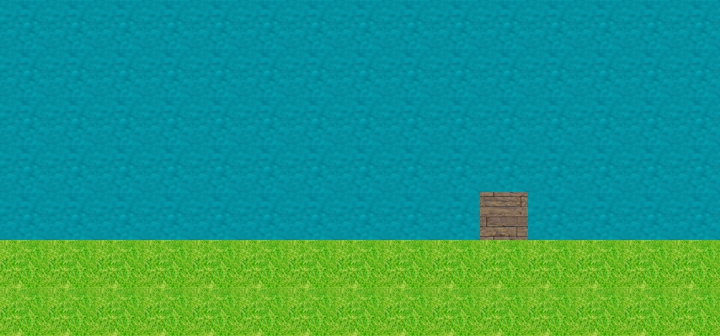

A level layout from a 2D game, rendered from its tile map. Below: a short description, then the map file with its tile-grid data intact:
An orthogonal 15x7 tile map with 48x48 px tiles, 3 tile layers (Background, Solids, Positions).

<map version="1.0" orientation="orthogonal" width="15" height="7" tilewidth="48" tileheight="48">
 <tileset firstgid="1" name="part2_tileset" tilewidth="48" tileheight="48">
  <image source="part2_tileset.png" width="576" height="480" />
  <tile id="0">
   <properties>
    <property name="Ground" value="1" />
   </properties>
  </tile>
  <tile id="4">
   <properties>
    <property name="Obstacle" value="2" />
   </properties>
  </tile>
  <tile id="106">
   <properties>
    <property name="StartPosition" value="0" />
   </properties>
  </tile>
  <tile id="107">
   <properties>
    <property name="EndPosition" value="3" />
   </properties>
  </tile>
 </tileset>
 <layer name="Background" width="15" height="7">
  <data>
   <tile gid="3" />
   <tile gid="3" />
   <tile gid="3" />
   <tile gid="3" />
   <tile gid="3" />
   <tile gid="3" />
   <tile gid="3" />
   <tile gid="3" />
   <tile gid="3" />
   <tile gid="3" />
   <tile gid="3" />
   <tile gid="3" />
   <tile gid="3" />
   <tile gid="3" />
   <tile gid="3" />
   <tile gid="3" />
   <tile gid="3" />
   <tile gid="3" />
   <tile gid="3" />
   <tile gid="3" />
   <tile gid="3" />
   <tile gid="3" />
   <tile gid="3" />
   <tile gid="3" />
   <tile gid="3" />
   <tile gid="3" />
   <tile gid="3" />
   <tile gid="3" />
   <tile gid="3" />
   <tile gid="3" />
   <tile gid="3" />
   <tile gid="3" />
   <tile gid="3" />
   <tile gid="3" />
   <tile gid="3" />
   <tile gid="3" />
   <tile gid="3" />
   <tile gid="3" />
   <tile gid="3" />
   <tile gid="3" />
   <tile gid="3" />
   <tile gid="3" />
   <tile gid="3" />
   <tile gid="3" />
   <tile gid="3" />
   <tile gid="3" />
   <tile gid="3" />
   <tile gid="3" />
   <tile gid="3" />
   <tile gid="3" />
   <tile gid="3" />
   <tile gid="3" />
   <tile gid="3" />
   <tile gid="3" />
   <tile gid="3" />
   <tile gid="3" />
   <tile gid="3" />
   <tile gid="3" />
   <tile gid="3" />
   <tile gid="3" />
   <tile gid="3" />
   <tile gid="3" />
   <tile gid="3" />
   <tile gid="3" />
   <tile gid="3" />
   <tile gid="3" />
   <tile gid="3" />
   <tile gid="3" />
   <tile gid="3" />
   <tile gid="3" />
   <tile gid="3" />
   <tile gid="3" />
   <tile gid="3" />
   <tile gid="3" />
   <tile gid="3" />
   <tile gid="0" />
   <tile gid="0" />
   <tile gid="0" />
   <tile gid="0" />
   <tile gid="0" />
   <tile gid="0" />
   <tile gid="0" />
   <tile gid="0" />
   <tile gid="0" />
   <tile gid="0" />
   <tile gid="0" />
   <tile gid="0" />
   <tile gid="0" />
   <tile gid="0" />
   <tile gid="0" />
   <tile gid="1" />
   <tile gid="1" />
   <tile gid="1" />
   <tile gid="1" />
   <tile gid="1" />
   <tile gid="1" />
   <tile gid="1" />
   <tile gid="1" />
   <tile gid="1" />
   <tile gid="1" />
   <tile gid="1" />
   <tile gid="1" />
   <tile gid="1" />
   <tile gid="1" />
   <tile gid="1" />
  </data>
 </layer>
 <layer name="Solids" width="15" height="7">
  <data>
   <tile gid="0" />
   <tile gid="0" />
   <tile gid="0" />
   <tile gid="0" />
   <tile gid="0" />
   <tile gid="0" />
   <tile gid="0" />
   <tile gid="0" />
   <tile gid="0" />
   <tile gid="0" />
   <tile gid="0" />
   <tile gid="0" />
   <tile gid="0" />
   <tile gid="0" />
   <tile gid="0" />
   <tile gid="0" />
   <tile gid="0" />
   <tile gid="0" />
   <tile gid="0" />
   <tile gid="0" />
   <tile gid="0" />
   <tile gid="0" />
   <tile gid="0" />
   <tile gid="0" />
   <tile gid="0" />
   <tile gid="0" />
   <tile gid="0" />
   <tile gid="0" />
   <tile gid="0" />
   <tile gid="0" />
   <tile gid="0" />
   <tile gid="0" />
   <tile gid="0" />
   <tile gid="0" />
   <tile gid="0" />
   <tile gid="0" />
   <tile gid="0" />
   <tile gid="0" />
   <tile gid="0" />
   <tile gid="0" />
   <tile gid="0" />
   <tile gid="0" />
   <tile gid="0" />
   <tile gid="0" />
   <tile gid="0" />
   <tile gid="0" />
   <tile gid="0" />
   <tile gid="0" />
   <tile gid="0" />
   <tile gid="0" />
   <tile gid="0" />
   <tile gid="0" />
   <tile gid="0" />
   <tile gid="0" />
   <tile gid="0" />
   <tile gid="0" />
   <tile gid="0" />
   <tile gid="0" />
   <tile gid="0" />
   <tile gid="0" />
   <tile gid="0" />
   <tile gid="0" />
   <tile gid="0" />
   <tile gid="0" />
   <tile gid="0" />
   <tile gid="0" />
   <tile gid="0" />
   <tile gid="0" />
   <tile gid="0" />
   <tile gid="0" />
   <tile gid="5" />
   <tile gid="0" />
   <tile gid="0" />
   <tile gid="0" />
   <tile gid="0" />
   <tile gid="1" />
   <tile gid="1" />
   <tile gid="1" />
   <tile gid="1" />
   <tile gid="1" />
   <tile gid="1" />
   <tile gid="1" />
   <tile gid="1" />
   <tile gid="1" />
   <tile gid="1" />
   <tile gid="1" />
   <tile gid="1" />
   <tile gid="1" />
   <tile gid="1" />
   <tile gid="1" />
   <tile gid="0" />
   <tile gid="0" />
   <tile gid="0" />
   <tile gid="0" />
   <tile gid="0" />
   <tile gid="0" />
   <tile gid="0" />
   <tile gid="0" />
   <tile gid="0" />
   <tile gid="0" />
   <tile gid="0" />
   <tile gid="0" />
   <tile gid="0" />
   <tile gid="0" />
   <tile gid="0" />
  </data>
 </layer>
 <layer name="Positions" width="15" height="7">
  <data>
   <tile gid="0" />
   <tile gid="0" />
   <tile gid="0" />
   <tile gid="0" />
   <tile gid="0" />
   <tile gid="0" />
   <tile gid="0" />
   <tile gid="0" />
   <tile gid="0" />
   <tile gid="0" />
   <tile gid="0" />
   <tile gid="0" />
   <tile gid="0" />
   <tile gid="0" />
   <tile gid="108" />
   <tile gid="0" />
   <tile gid="0" />
   <tile gid="0" />
   <tile gid="0" />
   <tile gid="0" />
   <tile gid="0" />
   <tile gid="0" />
   <tile gid="0" />
   <tile gid="0" />
   <tile gid="0" />
   <tile gid="0" />
   <tile gid="0" />
   <tile gid="0" />
   <tile gid="0" />
   <tile gid="108" />
   <tile gid="0" />
   <tile gid="0" />
   <tile gid="0" />
   <tile gid="0" />
   <tile gid="0" />
   <tile gid="0" />
   <tile gid="0" />
   <tile gid="0" />
   <tile gid="0" />
   <tile gid="0" />
   <tile gid="0" />
   <tile gid="0" />
   <tile gid="0" />
   <tile gid="0" />
   <tile gid="108" />
   <tile gid="0" />
   <tile gid="0" />
   <tile gid="0" />
   <tile gid="0" />
   <tile gid="0" />
   <tile gid="0" />
   <tile gid="0" />
   <tile gid="0" />
   <tile gid="0" />
   <tile gid="0" />
   <tile gid="0" />
   <tile gid="0" />
   <tile gid="0" />
   <tile gid="0" />
   <tile gid="108" />
   <tile gid="0" />
   <tile gid="0" />
   <tile gid="0" />
   <tile gid="0" />
   <tile gid="0" />
   <tile gid="0" />
   <tile gid="0" />
   <tile gid="0" />
   <tile gid="0" />
   <tile gid="0" />
   <tile gid="0" />
   <tile gid="0" />
   <tile gid="0" />
   <tile gid="0" />
   <tile gid="108" />
   <tile gid="0" />
   <tile gid="0" />
   <tile gid="107" />
   <tile gid="0" />
   <tile gid="0" />
   <tile gid="0" />
   <tile gid="0" />
   <tile gid="0" />
   <tile gid="0" />
   <tile gid="0" />
   <tile gid="0" />
   <tile gid="0" />
   <tile gid="0" />
   <tile gid="0" />
   <tile gid="108" />
   <tile gid="0" />
   <tile gid="0" />
   <tile gid="0" />
   <tile gid="0" />
   <tile gid="0" />
   <tile gid="0" />
   <tile gid="0" />
   <tile gid="0" />
   <tile gid="0" />
   <tile gid="0" />
   <tile gid="0" />
   <tile gid="0" />
   <tile gid="0" />
   <tile gid="0" />
   <tile gid="108" />
  </data>
 </layer>
</map>
